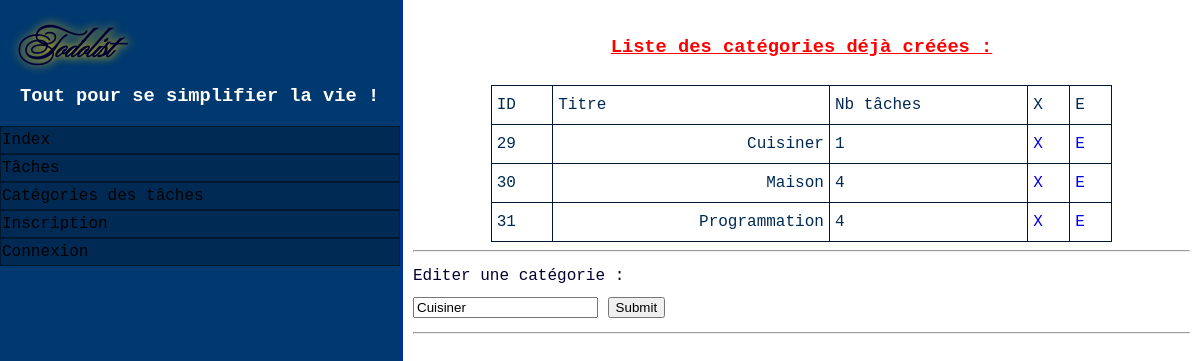
The page /categories.php?editer=29 on the database its author committed.
### tables this page shows
CREATE TABLE `categories` (
  `id` int(11) NOT NULL,
  `categorie` varchar(100) NOT NULL
);

### includes/php/include_categories.php (the view, shortened to what this page needs)
<?php
function show_categories($pdo)
{
	$stmt = $pdo->query('SELECT categories.id, categories.categorie, COUNT(taches.id)'
						. ' `nbTaches` FROM categories'
						. ' LEFT JOIN taches ON taches.id_categorie = categories.id'
						. ' GROUP BY categories.id');
	while($row = $stmt->fetch())
	{
		echo "<tr>" . PHP_EOL
		. "<td>" . $row['id'] . "</td>" . PHP_EOL
		. "<td class='titre_tache'>" . htmlentities($row['categorie']) . "</td>" . PHP_EOL
		. "<td class=''>" . $row['nbTaches'] . "</td>" . PHP_EOL
		. "<td><a href=\"categories.php?delete_id=" . $row['id'] . "\">X</a></td>" . PHP_EOL
		. "<td><a href=\"categories.php?editer=" . $row['id'] . "\">E</a></td>" . PHP_EOL
		. "</tr>\n";
	}
}
if(isset($_GET['editer']))
{
	$editer = '_editer';
	$sql_query = 'SELECT categorie FROM categories WHERE id = ?';
	$stmt = $pdo->prepare($sql_query);
	$stmt->execute([$_GET['editer']]);
	$nb_categories=$stmt->rowCount();
	if($nb_categories == 1)
	{
		$form_usage = 'Editer';
		$editer_url = 'editer=' . $_GET['editer'];
		$f_category = $stmt->fetchColumn();
	}
}
?>

### www/categories.php (shortened to what this page needs)
<?php
require_once('../includes/php/include_base.php');
require_once('../includes/php/include_categories.php');
?>
<table class="bloc_infos">
	<h3>Liste des catégories déjà créées :</h3>
<tr><td>ID</td><td>Titre</td><td>Nb tâches</td><td>X</td><td>E</td></tr>
<?php
show_categories($pdo)
?>
</table>
<hr />
<?php echo $form_usage; ?> une catégorie :
<form action="categories.php?<?=$editer_url?>" method="post">
	<input type="text" name="category<?=$editer?>" value="<?=htmlentities($f_category)?>"/>
	<input type="submit">
</form>
<hr />
<?php
require_once('../includes/html/include_footer.php');
?>

### www/css/design.css (style rules this page uses)
html, body { height: 100%; margin: 0; }
header { padding: 0; margin: 0; }
table { margin: auto; width: 80%; }
table, tr, td { border: 1px solid #00182F; color: #002A52; border-collapse: collapse; }
tr, td { padding: 3px 5px 3px 5px; }
.titre_tache { text-align: right; }
a { text-decoration: none; }
.page { padding: 0; margin: 0; display: flex; flex-direction: row; min-height: 100%; }
.page > div.menu { background-color: #00396F; width: 400px; color: white; }
h1 { color: #000033; text-shadow: #FC0 1px 0 10px; font-family: 'balletregular', "Lucida Console", "Courier New", monospace; padding: 10px 20px 0px 20px; }
.menu h3 { color: white; font-family: 'martelheavy', "Lucida Console", "Courier New", monospace; padding: 0px 20px; }
#menu { width: 100%; overflow: auto; }
ul { margin: 0; padding: 0; white-space: nowrap; }
ul li { color: #4E759B; background-color: #002A53; margin: 0; padding: 0; width: calc(100%-7px); }
ul > li > a { font-family: 'martelheavy', "Lucida Console", "Courier New", monospace; color: #000204; background-color: #002A53; border: 1px solid #00182F; text-decoration: none; display: inline-block; box-sizing: border-box; width: 100%; margin: 0; padding: 4px 1px; }
.texte { width: calc(100%-5px); flex: 1; display: block; padding: 0px 5px; color: #002A53; border-left: 3px solid #003399; padding: 10px; background-color: #FFFFFF; text-align: justify; font-family: 'martelheavy', "Lucida Console", "Courier New", monospace; color: #000033; line-height: 2; }
.texte h3 { text-align: center; color: red; text-decoration: underline; }

### rows shown on the page
categories: id "29", categorie "Cuisiner", nbTaches "1", category_editer "Cuisiner"
categories: id "30", categorie "Maison", nbTaches "4"
categories: id "31", categorie "Programmation", nbTaches "4"

### other values the page prints
$form_usage "Editer"
